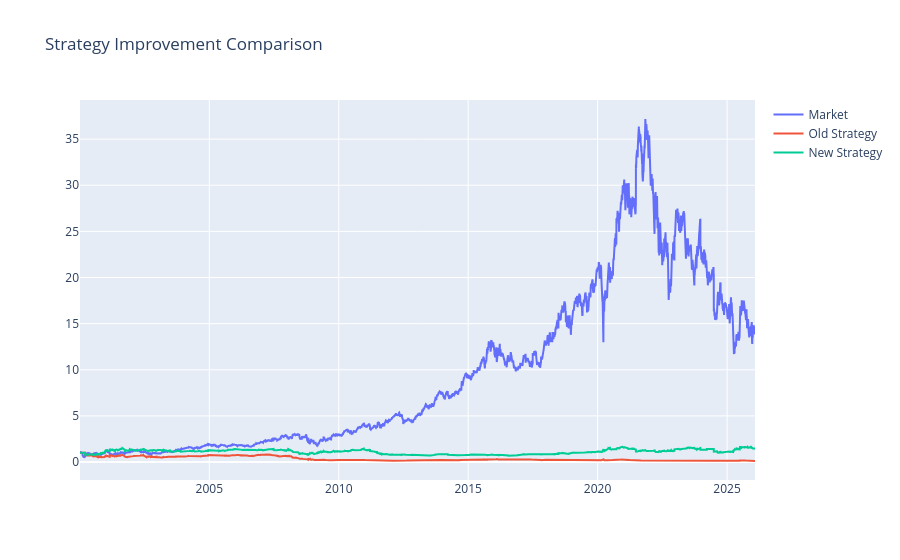

Here is the notebook cell this chart was saved with:
### Code cell
import plotly.graph_objects as go

fig = go.Figure()

# Market
fig.add_trace(go.Scatter(
    x=df['Date'],
    y=df['Cumulative_Market'],
    name='Market'
))

# Old strategy
fig.add_trace(go.Scatter(
    x=df['Date'],
    y=df['Cumulative_Strategy'],
    name='Old Strategy'
))

# New strategy
fig.add_trace(go.Scatter(
    x=df['Date'],
    y=df['Cumulative_Strategy_New'],
    name='New Strategy'
))

fig.update_layout(title="Strategy Improvement Comparison")

fig.show()
# Old
old_return = df['Strategy_Return'].mean()
old_vol = df['Strategy_Return'].std()
old_sharpe = old_return / old_vol

# New
new_return = df['Strategy_Return_Filtered'].mean()
new_vol = df['Strategy_Return_Filtered'].std()
new_sharpe = new_return / new_vol

print("OLD Sharpe:", old_sharpe)
print("NEW Sharpe:", new_sharpe)
df['Peak_New'] = df['Cumulative_Strategy_New'].cummax()
df['Drawdown_New'] = (df['Cumulative_Strategy_New'] - df['Peak_New']) / df['Peak_New']

print("New Max Drawdown:", df['Drawdown_New'].min())
df['Correct_New'] = df['Filtered_Signal'].shift(1) * df['Daily_Return']
new_win_rate = (df['Correct_New'] > 0).mean()

print("New Win Rate:", new_win_rate)
profits = df[df['Strategy_Return_Filtered'] > 0]['Strategy_Return_Filtered'].sum()
losses = abs(df[df['Strategy_Return_Filtered'] < 0]['Strategy_Return_Filtered'].sum())

profit_factor = profits / losses

print("New Profit Factor:", profit_factor)

### Figure 1 — Plotly figure (JSON) as saved in the notebook; plotly's stock layout.template omitted (floating-point values rounded to 4 significant figures; data arrays with more than 128 entries replaced by an {"elided": "..."} marker saying what was removed)
{"data": [{"name": "Market", "type": "scatter", "x": {"elided": "6559 str values"}, "y": {"elided": "6559 float values"}}, {"name": "Old Strategy", "type": "scatter", "x": {"elided": "6559 str values"}, "y": {"elided": "6559 float values"}}, {"name": "New Strategy", "type": "scatter", "x": {"elided": "6559 str values"}, "y": {"elided": "6559 float values"}}], "layout": {"title": {"text": "Strategy Improvement Comparison"}}}
